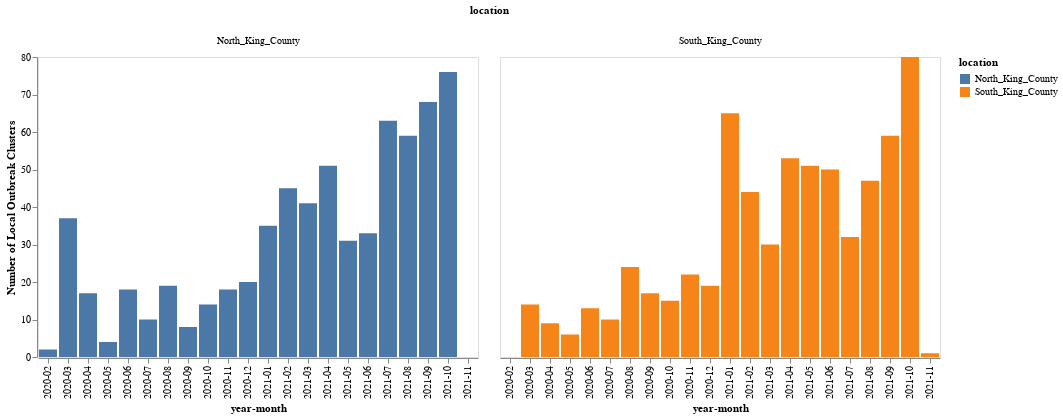

Notebook code for this chart:
### Code cell
clust_over_time

### Figure 1 — Vega-Lite specification as saved in the notebook (floating-point values rounded to 4 significant figures; data arrays with more than 128 entries replaced by an {"elided": "..."} marker saying what was removed)
{"config": {"view": {"continuousWidth": 400, "continuousHeight": 300}}, "data": {"name": "data-6ed4512aee057fdd3301f4745bf32525"}, "mark": {"type": "bar", "interpolate": "monotone", "opacity": 1}, "encoding": {"color": {"type": "nominal", "field": "location"}, "column": {"type": "nominal", "field": "location"}, "x": {"type": "ordinal", "field": "year-month"}, "y": {"type": "quantitative", "aggregate": "count", "axis": {"grid": false, "title": "Number of Local Outbreak Clusters"}, "stack": null}}, "$schema": "https://vega.github.io/schema/vega-lite/v4.8.1.json", "datasets": {"data-6ed4512aee057fdd3301f4745bf32525": {"elided": "1330 records"}}}
